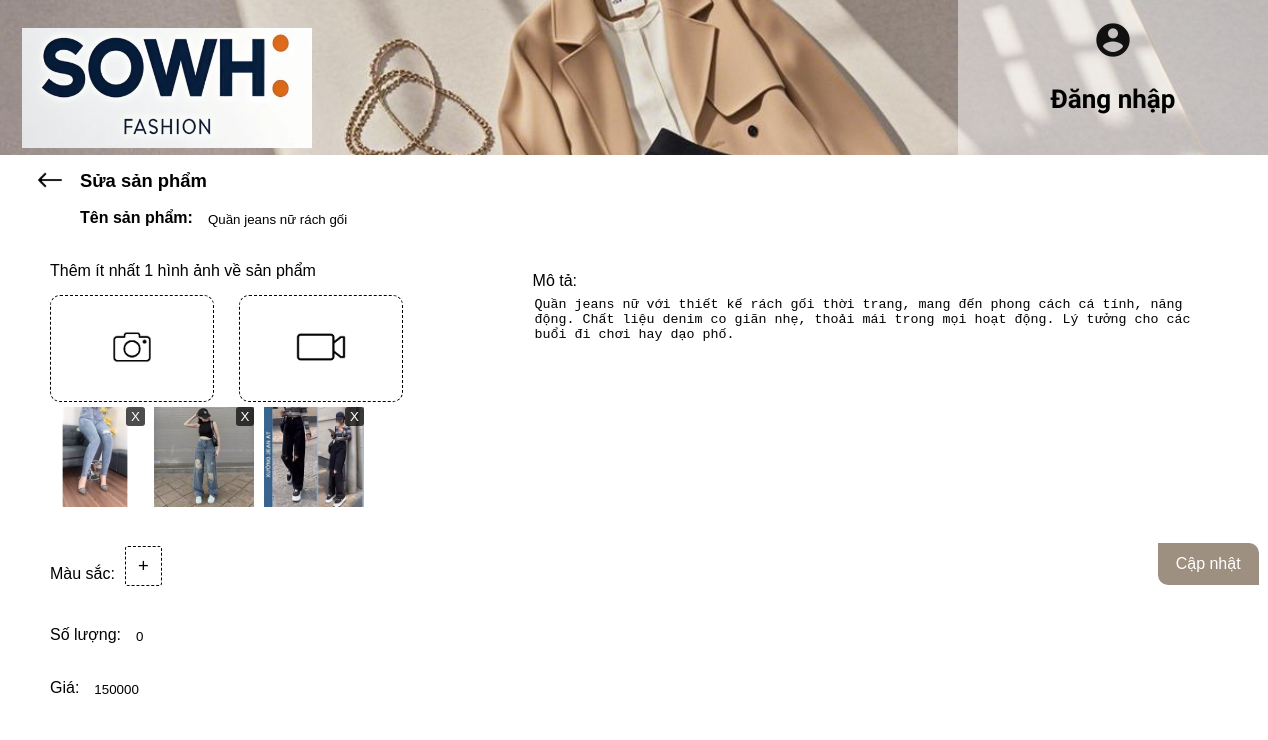
Screenshot of /EditProduct.php?selectedProduct=SP02 with the database file from the repository.
### tables this page shows
CREATE TABLE `sanpham` (
  `MaSP` varchar(10) NOT NULL,
  `TenSP` varchar(50) NOT NULL,
  `MoTa` varchar(1000) NOT NULL,
  `Gia` int(11) NOT NULL,
  `GioiTinh` varchar(10) NOT NULL,
  `PhanLoai` varchar(20) NOT NULL,
  `img` varchar(255) DEFAULT NULL,
  `luotmua` int(11) DEFAULT NULL,
  `S` tinyint(1) DEFAULT NULL,
  `L` tinyint(1) DEFAULT NULL,
  `XL` tinyint(1) DEFAULT NULL,
  `XXL` tinyint(1) DEFAULT NULL,
  `SLDaBan` int(11) DEFAULT NULL,
  `SLConLai` int(11) DEFAULT NULL,
  `MauSac` varchar(50) DEFAULT '',
  `Video` text DEFAULT '',
  `Anh` text DEFAULT '',
  `SoLuong` int(11) DEFAULT 0
);

### EditProduct.php (the view, shortened to what this page needs)
<?php
if (isset($_GET['selectedProduct'])) {
    $maSP = $_GET['selectedProduct'];
    $conn = new mysqli('localhost', 'root', '', 'fss');
$lay_hinh = "SELECT Hinh FROM hinh WHERE MaSP = '$maSP'";
$result = $conn->query($lay_hinh);
$list_anh = [];
if ($result->num_rows > 0) {
    while ($row = $result->fetch_assoc()) {
        $list_anh[] = $row['Hinh'];
    }
}
    $product = [];
    if ($maSP) {
        $sql = "SELECT * FROM sanpham WHERE MaSP = '$maSP'";
        $result = $conn->query($sql);
        if ($result->num_rows > 0) {
            $product = $result->fetch_assoc();
        } else {
            die("Sản phẩm không tồn tại.");
        }
    }
}
?>
<!DOCTYPE html>
<html>
<head>
    <link rel="stylesheet" href="style.css">
</head>
<body>
<header>
			<a href="trangchunhanvien.php">
				<img src="img/logo2.png" alt="Sowh Fashion Logo">
			</a>
			<?php if (isset($_SESSION['username'])): ?>
				<div class="header">
					<section>
						<a href="" class="login" style="top: 35px; left: 1300px;" ><b><?php echo htmlspecialchars($_SESSION['username']); ?></b></a>
						<a href="logout.php" class="login" style="top: 35px; right: 30px;" ><span class="material-icons"
							style="font-size: 40px; color: #111;" >logout </span></a>
					</section>
					<section>
						<a href="" class="login" style="top: 100px; left: 1300px;">Khác</a>
						<li class="dropdown">
							<a href="" class="login" ><span class="material-icons" style="font-size: 40px; color: #111;">menu</span> </a>
							<div class="dropdown-content">
								<a href="qlkhohang.php">Quản lý kho hàng</a>
								<a href="lsdonhang.php">Xem đơn hàng</a>
								<a href="baocaodoanhthu.php">Doanh thu</a>
							</div>
						</li>
					</section>
				</div>
			<?php else: ?>
				<div class="header">
					<a href="login.php" class="login"><span class="material-icons"
						style="font-size: 40px; color: #111;" >account_circle</span></a><br>
					<a href="login.php" class="login"><b>Đăng nhập</b></a>
				</div>
			<?php endif; ?>
		</header>
    <div class="title">
        <div class="arrow"><a href="trangchunhanvien.php"><img src="img/arrow.jpg" alt="Back"></a></div>
        <div class="add"><b>Sửa sản phẩm</b></div>
    </div>
    <div class="AddProductForm">
        <div>
            <form id="AddProductForm" method="POST" enctype="multipart/form-data" onsubmit="return confirmSave()">
                <div class="Nameproduct">
                    <div><b>Tên sản phẩm: </b></div>
                    <div class="input_nameproduct"><input type="text" id="productname" name="productname" placeholder="Thêm tên sản phẩm vào đây!" value="<?php echo htmlspecialchars($product['TenSP'] ?? '', ENT_QUOTES); ?>"></div>
                </div>
                <div class="left">
                    <div class="UpPhotoLabel">Thêm ít nhất 1 hình ảnh về sản phẩm</div>
                    <div class="Up">
                        <div>
                            <button type="button" class="photo" onclick="document.getElementById('photo').click();"><img src="camera.jpg" alt="Upload Photo"></button>
                        </div>
                        <div>
                            <button type="button" class="video" onclick="document.getElementById('video').click();"><img src="camcorder.jpg" alt="Upload Video"></button>
                        </div>
                    </div>
                    <div id="image-preview" style="margin-top: 5px;">
                        <?php if (!empty($list_anh)): ?>
                            <?php foreach ($list_anh as $photo): ?>
                                <div class="preview-container">
                                    <img src="<?php echo $photo; ?>" width="100" height="100">
                                    <button type="button" class="remove-button" onclick="this.parentElement.remove();">X</button>
                                </div>
                            <?php endforeach; ?>
                        <?php endif; ?>
                    </div>
                    <div class="UpColor">
                        <div class="LabelColor">Màu sắc: </div>
                        <div><button type="button" class="plus" onclick="addColorInput()">+</button></div>
                    </div>
                    <div class="UpQuantity">
                        <div>Số lượng: </div>
                        <div class="input_quantity"><input type="text" id="quantity" name="quantity" placeholder="nhập số lượng vào đây!" value="<?php echo htmlspecialchars($product['SoLuong'] ?? '', ENT_QUOTES); ?>"></div>
                    </div>
                    <div class="UpPrice">
                        <div>Giá: </div>
                        <div class="input_price"><input type="text" id="price" name="price" placeholder="nhập giá cả vào đây!" value="<?php echo htmlspecialchars($product['Gia'] ?? '', ENT_QUOTES); ?>"></div>
                    </div>
                </div>
                <div class="right">
                    <div class="UpDescription">
                        <div>Mô tả: </div>
                        <div class="input_description"><textarea id="description" name="description" placeholder="viết mô tả sản phẩm vào đây!"><?php echo htmlspecialchars($product['MoTa'] ?? '', ENT_QUOTES); ?></textarea></div>
                    </div>
                    <div class="AddButton">
                        <button type="submit" name="addproduct">Cập nhật</button>
                    </div>
                </div>
            </form>
        </div>
    </div>
</body>
</html>

### style.css (style rules this page uses)
html { font-family: Arial, Helvetica, sans-serif; }
body { margin: 0; position: relative; }
header { height: 155px; width: 100%; display: flex; justify-content: space-between; background: url(img/header.png) no-repeat; background-position: 50% 21.4%; background-size: cover; }
header img { width: 290px; height: 120px; margin: 18px 20px 20px 12px ; padding: 10px; }
header div.header { display: flex; flex-direction: column; width: 290px; height: 100%; padding: 20px 10px ; background-color: rgba(255, 255, 255, 0.5); }
.login { margin: 0 auto; color: black; font-size: 26px; text-decoration: none; font-family: 'Paytone One', sans-serif; }
input { width: 80%; padding: 15px; margin-bottom: 20px; border: 1px solid #ccc; border-radius: 5px; transition: all 0.3s ease; }
.arrow img { margin-left: 10px; margin-top: 10px; width: 30px; height: auto; }
.title { display: flex; margin-left: 25px; }
.left { float: left; width: 42%; }
.add { font-size: 115%; margin: 15px 0 0 15px; }
.Nameproduct { display: flex; margin-top: 10px; margin-left: 80px; }
.input_nameproduct input { outline: none; border: none; width: 500%; }
.input_nameproduct { margin-top: -12px; }
.UpPhotoLabel { margin-left: 50px; }
.photo { margin-top: 15px; margin-left: 50px; border-radius: 10px; border: 1px dashed black; background-color: white; cursor: pointer; }
.photo img { width: 60px; height: auto; padding: 20px 45px; }
.Up { display: flex; }
.video { margin-top: 15px; margin-left: 25px; border-radius: 10px; border: 1px dashed black; background-color: white; cursor: pointer; }
.video img { width: 60px; height: auto; padding: 20px 45px; }
.UpColor { display: flex; margin: 30px 0 10px 50px; }
.LabelColor { margin-top: 15px; }
.plus { border-radius: 3px; border: 1px dashed black; background-color: white; cursor: pointer; margin-left: 10px; padding: 8px 12px; font-size: 115%; }
.UpQuantity { display: flex; margin: 30px 0 0 50px; }
.input_quantity { margin-top: -12px; }
.input_quantity input { outline: none; border: none; width: 150%; }
.UpPrice { display: flex; margin: 0 0 0 50px; }
.input_price { margin-top: -12px; }
.input_price input { outline: none; border: none; width: 150%; }
.UpDescription { margin: 10px 0 0 0; }
.input_description { margin-top: 5px; }
textarea { width: 90%; height: 220px; border: none; outline: none; resize: none; }
textarea::placeholder { color: #888; font-family: Arial, Helvetica, sans-serif; }
.right { float: right; width: 58%; }
.AddButton button { border: none; border-radius: 0 10px; background-color: #9e9081; color: white; padding: 12px 18px; font-size: 100%; cursor: pointer; }
.AddButton { margin: 20px 0 10px 85%; }
.preview-container { display: inline-block; position: relative; margin-right: 5px; margin-bottom: 5px; }
.preview-container img, .preview-container video { display: block; }
.preview-container:first-child { margin-left: 45px; }
.remove-button { position: absolute; top: 0; right: 0; background-color: rgba(0, 0, 0, 0.7); color: white; border: none; border-radius: 3px; cursor: pointer; padding: 2px 5px; }
.UpColor { display: flex; align-items: center; }

### rows the page displays
sanpham: productname "Quần jeans nữ rách gối", quantity "0", price "150000", description "Quần jeans nữ với thiết kế rách gối thời trang, mang đến phong cách cá tính, năng động. Chất liệu denim co giãn nhẹ, thoải mái trong mọi hoạt động. Lý tưởng cho các buổi đi chơi hay dạo phố."
